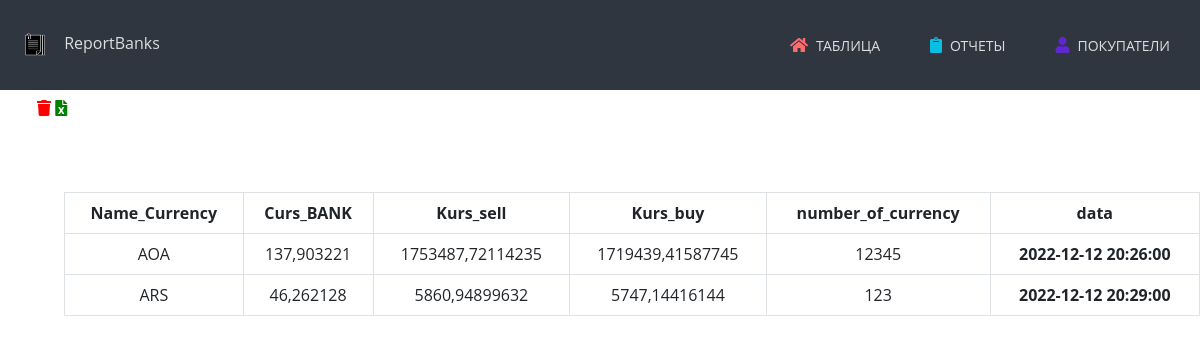
The page /report on the database as committed earlier.
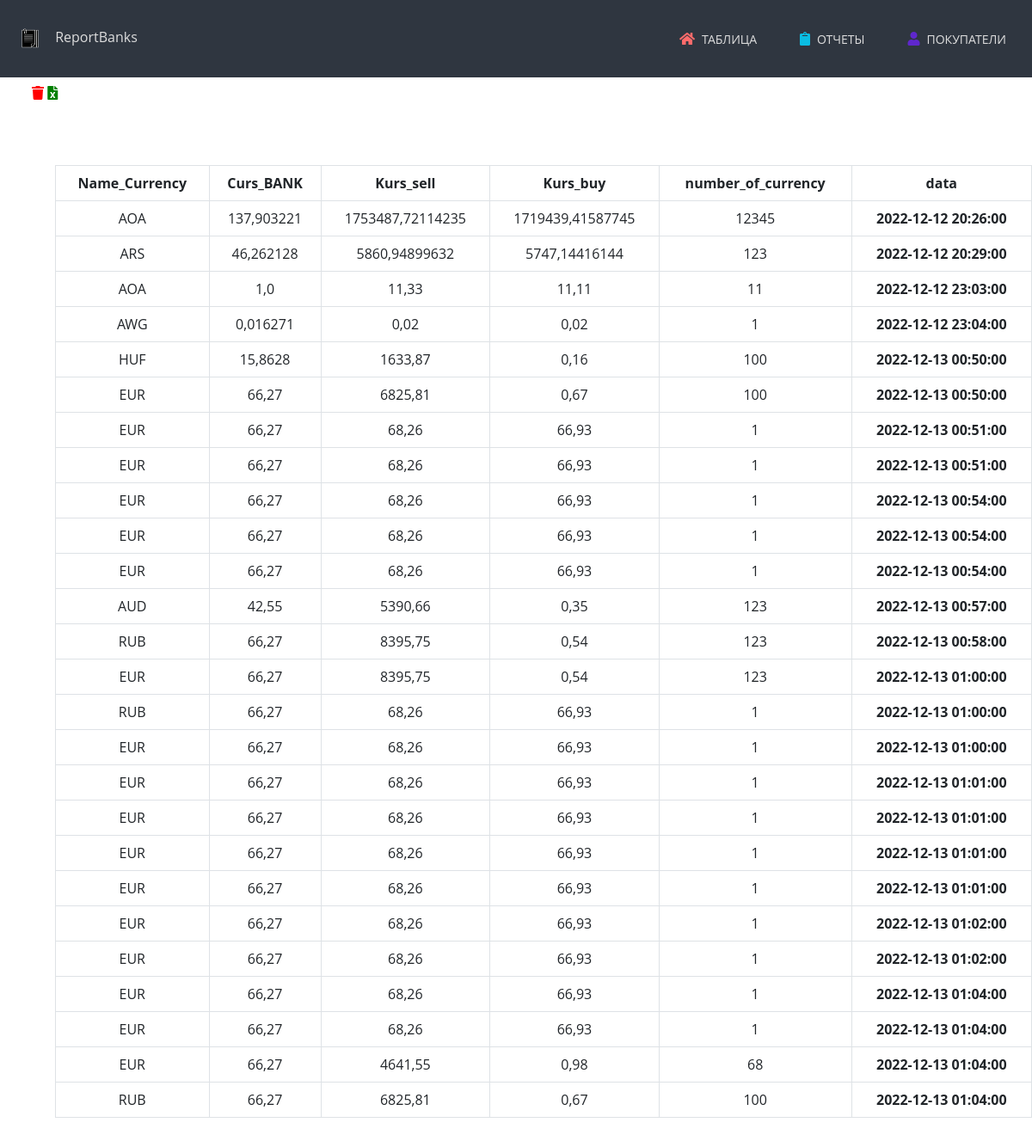
The same page on the database as committed later.
### main/models.py (models this page shows)
class Food(models.Model):
    Name_Currency = models.CharField('Выберните валюту',max_length=100)
    Curs_BANK = models.FloatField()
    Kurs_sell = models.FloatField()
    Kurs_buy = models.FloatField()
    number_of_currency = models.IntegerField()
    Date = models.CharField(max_length=100,null=True)

### main/views.py (the view)
# urls.py: path('report',views.report, name='Report'),
def report(request):
    Food_data = Food.objects.all()
    return render(request, 'main/report.html', {'Food': Food_data})

### main/templates/main/report.html
{% extends 'main/lays.html' %}
{% block content %}
<ul>
    <a href="{%url 'delete' %}"><i class="fa fa-trash"></i></a>
    <a href="{%url 'ex' %}"><i class="fas fa-file-excel"></i></a>
<ul>
<div class="container_report">
    <br><br><br>
        <table class="table table-bordered" id="example" style="text-align: center;">
            <thead class="table success">
            <tr>
                <th>Name_Currency</th>
                <th>Curs_BANK</th>
                <th>Kurs_sell</th>
                <th>Kurs_buy</th>
                <th>number_of_currency</th>
                <th>data</th>
            </tr>
            </thead>
            {% for i in Food %}
            <tr>
                <td>{{ i.Name_Currency }}</td>
                <td>{{ i.Curs_BANK }}</td>
                <td>{{ i.Kurs_sell}}</td>
                <td>{{ i.Kurs_buy}}</td>
                <td>{{ i.number_of_currency}}</td>
                <th>{{i.Date}}</th>
            </tr>
            {% endfor %}
        </table>
</div>
<br><br><br><br>
{% endblock %}

Rows that differ between the two databases and show on the page:
added Food: Name_Currency "AOA", Curs_BANK "1,0", Kurs_sell "11,33", Kurs_buy "11,11", number_of_currency "11", Date "2022-12-12 23:03:00"
added Food: Name_Currency "AWG", Curs_BANK "0,016271", Kurs_sell "0,02", Kurs_buy "0,02", number_of_currency "1", Date "2022-12-12 23:04:00"
added Food: Name_Currency "HUF", Curs_BANK "15,8628", Kurs_sell "1633,87", Kurs_buy "0,16", number_of_currency "100", Date "2022-12-13 00:50:00"
added Food: Name_Currency "EUR", Curs_BANK "66,27", Kurs_sell "6825,81", Kurs_buy "0,67", number_of_currency "100", Date "2022-12-13 00:50:00"
added Food: Name_Currency "EUR", Curs_BANK "66,27", Kurs_sell "68,26", Kurs_buy "66,93", number_of_currency "1", Date "2022-12-13 00:51:00"
added Food: Name_Currency "EUR", Curs_BANK "66,27", Kurs_sell "68,26", Kurs_buy "66,93", number_of_currency "1", Date "2022-12-13 00:51:00"
added Food: Name_Currency "EUR", Curs_BANK "66,27", Kurs_sell "68,26", Kurs_buy "66,93", number_of_currency "1", Date "2022-12-13 00:54:00"
added Food: Name_Currency "EUR", Curs_BANK "66,27", Kurs_sell "68,26", Kurs_buy "66,93", number_of_currency "1", Date "2022-12-13 00:54:00"
added Food: Name_Currency "EUR", Curs_BANK "66,27", Kurs_sell "68,26", Kurs_buy "66,93", number_of_currency "1", Date "2022-12-13 00:54:00"
added Food: Name_Currency "AUD", Curs_BANK "42,55", Kurs_sell "5390,66", Kurs_buy "0,35", number_of_currency "123", Date "2022-12-13 00:57:00"
added Food: Name_Currency "RUB", Curs_BANK "66,27", Kurs_sell "8395,75", Kurs_buy "0,54", number_of_currency "123", Date "2022-12-13 00:58:00"
added Food: Name_Currency "EUR", Curs_BANK "66,27", Kurs_sell "8395,75", Kurs_buy "0,54", number_of_currency "123", Date "2022-12-13 01:00:00"
added Food: Name_Currency "RUB", Curs_BANK "66,27", Kurs_sell "68,26", Kurs_buy "66,93", number_of_currency "1", Date "2022-12-13 01:00:00"
added Food: Name_Currency "EUR", Curs_BANK "66,27", Kurs_sell "68,26", Kurs_buy "66,93", number_of_currency "1", Date "2022-12-13 01:00:00"
added Food: Name_Currency "EUR", Curs_BANK "66,27", Kurs_sell "68,26", Kurs_buy "66,93", number_of_currency "1", Date "2022-12-13 01:01:00"
added Food: Name_Currency "EUR", Curs_BANK "66,27", Kurs_sell "68,26", Kurs_buy "66,93", number_of_currency "1", Date "2022-12-13 01:01:00"
added Food: Name_Currency "EUR", Curs_BANK "66,27", Kurs_sell "68,26", Kurs_buy "66,93", number_of_currency "1", Date "2022-12-13 01:01:00"
added Food: Name_Currency "EUR", Curs_BANK "66,27", Kurs_sell "68,26", Kurs_buy "66,93", number_of_currency "1", Date "2022-12-13 01:01:00"
added Food: Name_Currency "EUR", Curs_BANK "66,27", Kurs_sell "68,26", Kurs_buy "66,93", number_of_currency "1", Date "2022-12-13 01:02:00"
added Food: Name_Currency "EUR", Curs_BANK "66,27", Kurs_sell "68,26", Kurs_buy "66,93", number_of_currency "1", Date "2022-12-13 01:02:00"
added Food: Name_Currency "EUR", Curs_BANK "66,27", Kurs_sell "68,26", Kurs_buy "66,93", number_of_currency "1", Date "2022-12-13 01:04:00"
added Food: Name_Currency "EUR", Curs_BANK "66,27", Kurs_sell "68,26", Kurs_buy "66,93", number_of_currency "1", Date "2022-12-13 01:04:00"
added Food: Name_Currency "EUR", Curs_BANK "66,27", Kurs_sell "4641,55", Kurs_buy "0,98", number_of_currency "68", Date "2022-12-13 01:04:00"
added Food: Name_Currency "RUB", Curs_BANK "66,27", Kurs_sell "6825,81", Kurs_buy "0,67", number_of_currency "100", Date "2022-12-13 01:04:00"
